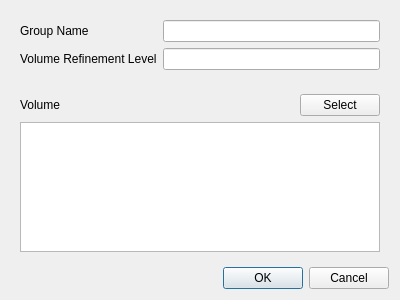
<?xml version="1.0" encoding="UTF-8"?>
<ui version="4.0">
 <class>VolumeeRefinementDialog</class>
 <widget class="QDialog" name="VolumeeRefinementDialog">
  <property name="geometry">
   <rect>
    <x>0</x>
    <y>0</y>
    <width>400</width>
    <height>300</height>
   </rect>
  </property>
  <property name="windowTitle">
   <string>Volume Refinement</string>
  </property>
  <layout class="QVBoxLayout" name="verticalLayout">
   <item>
    <widget class="QWidget" name="widget" native="true">
     <layout class="QFormLayout" name="formLayout">
      <property name="bottomMargin">
       <number>0</number>
      </property>
      <item row="0" column="0">
       <widget class="QLabel" name="label">
        <property name="text">
         <string>Group Name</string>
        </property>
       </widget>
      </item>
      <item row="0" column="1">
       <widget class="QLineEdit" name="groupName"/>
      </item>
      <item row="1" column="0">
       <widget class="QLabel" name="label_2">
        <property name="text">
         <string>Volume Refinement Level</string>
        </property>
       </widget>
      </item>
      <item row="1" column="1">
       <widget class="QLineEdit" name="volumeRefinementLevel"/>
      </item>
     </layout>
    </widget>
   </item>
   <item>
    <widget class="QWidget" name="widget_3" native="true">
     <layout class="QVBoxLayout" name="verticalLayout_2">
      <item>
       <widget class="QWidget" name="widget_2" native="true">
        <layout class="QHBoxLayout" name="horizontalLayout">
         <property name="leftMargin">
          <number>0</number>
         </property>
         <property name="rightMargin">
          <number>0</number>
         </property>
         <property name="bottomMargin">
          <number>0</number>
         </property>
         <item>
          <widget class="QLabel" name="label_4">
           <property name="text">
            <string>Volume</string>
           </property>
          </widget>
         </item>
         <item>
          <spacer name="horizontalSpacer">
           <property name="orientation">
            <enum>Qt::Horizontal</enum>
           </property>
           <property name="sizeHint" stdset="0">
            <size>
             <width>232</width>
             <height>20</height>
            </size>
           </property>
          </spacer>
         </item>
         <item>
          <widget class="QPushButton" name="select">
           <property name="text">
            <string>Select</string>
           </property>
          </widget>
         </item>
        </layout>
       </widget>
      </item>
      <item>
       <widget class="QListWidget" name="volumes"/>
      </item>
     </layout>
    </widget>
   </item>
   <item>
    <widget class="QDialogButtonBox" name="buttonBox">
     <property name="orientation">
      <enum>Qt::Horizontal</enum>
     </property>
     <property name="standardButtons">
      <set>QDialogButtonBox::Cancel|QDialogButtonBox::Ok</set>
     </property>
    </widget>
   </item>
  </layout>
 </widget>
 <resources/>
 <connections>
  <connection>
   <sender>buttonBox</sender>
   <signal>accepted()</signal>
   <receiver>VolumeeRefinementDialog</receiver>
   <slot>accept()</slot>
   <hints>
    <hint type="sourcelabel">
     <x>248</x>
     <y>254</y>
    </hint>
    <hint type="destinationlabel">
     <x>157</x>
     <y>274</y>
    </hint>
   </hints>
  </connection>
  <connection>
   <sender>buttonBox</sender>
   <signal>rejected()</signal>
   <receiver>VolumeeRefinementDialog</receiver>
   <slot>reject()</slot>
   <hints>
    <hint type="sourcelabel">
     <x>316</x>
     <y>260</y>
    </hint>
    <hint type="destinationlabel">
     <x>286</x>
     <y>274</y>
    </hint>
   </hints>
  </connection>
 </connections>
</ui>
